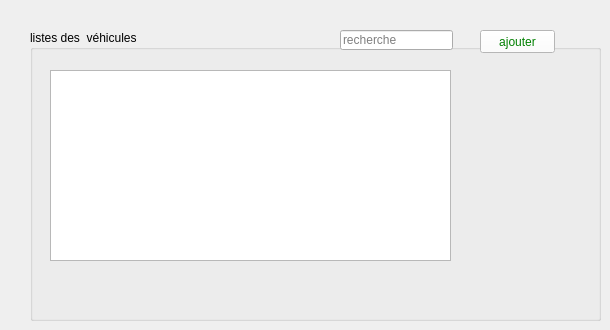
        <widget class="QWidget" name="tab_11">
         <attribute name="title">
          <string>véhicule</string>
         </attribute>
         <widget class="QGroupBox" name="groupBox_11">
          <property name="geometry">
           <rect>
            <x>30</x>
            <y>30</y>
            <width>571</width>
            <height>291</height>
           </rect>
          </property>
          <property name="title">
           <string>listes des  véhicules</string>
          </property>
          <widget class="QLineEdit" name="lineEdit_14">
           <property name="geometry">
            <rect>
             <x>310</x>
             <y>0</y>
             <width>113</width>
             <height>20</height>
            </rect>
           </property>
           <property name="placeholderText">
            <string>recherche</string>
           </property>
          </widget>
          <widget class="QPushButton" name="pushButton_16">
           <property name="geometry">
            <rect>
             <x>450</x>
             <y>0</y>
             <width>75</width>
             <height>23</height>
            </rect>
           </property>
           <property name="styleSheet">
            <string notr="true">color: green ; background-color: white </string>
           </property>
           <property name="text">
            <string>ajouter</string>
           </property>
          </widget>
          <widget class="QTableView" name="tableView_11">
           <property name="geometry">
            <rect>
             <x>20</x>
             <y>40</y>
             <width>401</width>
             <height>191</height>
            </rect>
           </property>
          </widget>
         </widget>
        </widget>
